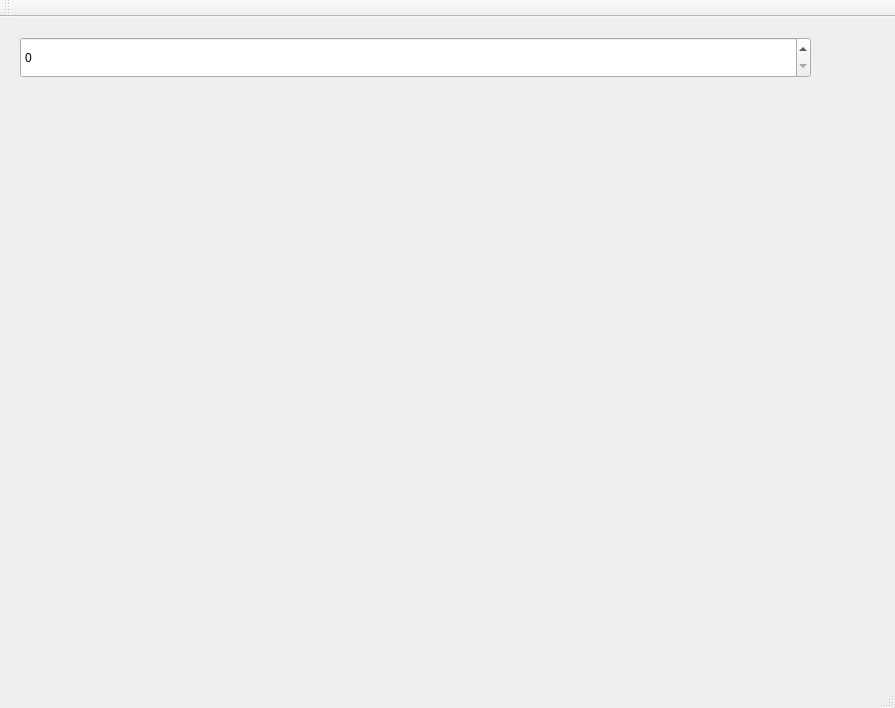
<?xml version="1.0" encoding="UTF-8"?>
<ui version="4.0">
 <class>MainWindow</class>
 <widget class="QMainWindow" name="MainWindow">
  <property name="geometry">
   <rect>
    <x>0</x>
    <y>0</y>
    <width>895</width>
    <height>708</height>
   </rect>
  </property>
  <property name="windowTitle">
   <string>MainWindow</string>
  </property>
  <widget class="QWidget" name="centralWidget">
   <widget class="QWidget" name="verticalLayoutWidget">
    <property name="geometry">
     <rect>
      <x>20</x>
      <y>80</y>
      <width>791</width>
      <height>531</height>
     </rect>
    </property>
    <layout class="QVBoxLayout" name="verticalLayout_2"/>
   </widget>
   <widget class="QSpinBox" name="spinBox">
    <property name="geometry">
     <rect>
      <x>20</x>
      <y>20</y>
      <width>791</width>
      <height>41</height>
     </rect>
    </property>
   </widget>
  </widget>
  <widget class="QMenuBar" name="menuBar">
   <property name="geometry">
    <rect>
     <x>0</x>
     <y>0</y>
     <width>895</width>
     <height>26</height>
    </rect>
   </property>
  </widget>
  <widget class="QToolBar" name="mainToolBar">
   <attribute name="toolBarArea">
    <enum>TopToolBarArea</enum>
   </attribute>
   <attribute name="toolBarBreak">
    <bool>false</bool>
   </attribute>
  </widget>
  <widget class="QStatusBar" name="statusBar"/>
 </widget>
 <layoutdefault spacing="6" margin="11"/>
 <resources/>
 <connections/>
</ui>
